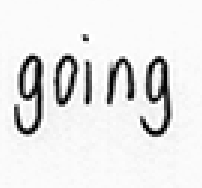
#> input picture backend/atest/4.png, 202 x 188 px, found by its file name
$ python flourish_extension_ratio.py
#> lines starting #> are read from the running program, lines starting #| are printed output that depends on the picture; after the words box and inside, x2 and y2 are one past the last pixel; in counts of white or black regions, pixels touching at a corner belong together
import cv2
import numpy as np
import matplotlib.pyplot as plt
from skimage.filters import threshold_otsu
from skimage.measure import label, regionprops
import base64
from io import BytesIO


class FlourishAnalyzer:
    def __init__(self, image_input, is_base64=True):
        """
        Initializes the FlourishAnalyzer with either a base64 encoded image or image path.

        Parameters:
            image_input (str): Either base64 encoded image string or image file path
            is_base64 (bool): If True, image_input is treated as base64 string, else as file path
        """
#> called with is_base64 = False
        if is_base64:
            # Decode base64 image
            img_data = base64.b64decode(image_input)
            nparr = np.frombuffer(img_data, np.uint8)
            self.img = cv2.imdecode(nparr, cv2.IMREAD_COLOR)
            if self.img is None:
                raise ValueError("Error: Could not decode base64 image")
        else:
            # Read image from file path
            self.img = cv2.imread(image_input)
#> self.img is the input picture: shape (188, 202, 3); min 0, max 255, mean 229.5
            if self.img is None:
                raise ValueError(f"Error: Could not read image at {image_input}")

        # Convert to grayscale if needed
        if len(self.img.shape) == 3 and self.img.shape[2] == 3:
            self.gray = cv2.cvtColor(self.img, cv2.COLOR_BGR2GRAY)
        else:
            self.gray = self.img.copy()

        # Binarize using Otsu thresholding
        thresh = threshold_otsu(self.gray)
#> thresh = 151
        binary = self.gray > thresh
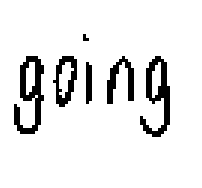
#> binary: shape (188, 202) bool; 90.8% white; 6 black regions, box (x1, y1, x2, y2) and area: (14, 56, 44, 134) 1071, (140, 56, 170, 137) 1008, (53, 56, 77, 107) 567, (107, 56, 134, 104) 567, (86, 62, 92, 104) 234, (83, 34, 89, 41) 30
        # Invert the binary image (to mimic MATLAB's inversion)
        self.binary = np.logical_not(binary)
#> self.binary: shape (188, 202) bool; 9.2% white; 6 white regions

    def _compute_metrics(self):
        # Label connected components and extract region properties
        labeled = label(self.binary)
        props = regionprops(labeled)
        if len(props) == 0:
            return {
                'flourish_ratio': 0,
                'width_ratio': 0,
                'height_ratio': 0,
                'core_area': 0,
                'complexity_ratio': 0,
                'vertical_proportion': 0
            }, None, None, None

        # Find the main letter body (largest connected component)
        main_component = max(props, key=lambda r: r.area)
        minr, minc, maxr, maxc = main_component.bbox
        core_width = maxc - minc
        core_height = maxr - minr
        core_area = main_component.area

        # Compute the overall bounding box (total extent)
        coords = np.column_stack(np.where(self.binary))
        if coords.size == 0:
            total_width = 0
            total_height = 0
            total_box = (0, 0, 0, 0)
        else:
            min_total = coords.min(axis=0)  # (row, col)
            max_total = coords.max(axis=0)
            total_height = max_total[0] - min_total[0]
            total_width = max_total[1] - min_total[1]
            # For drawing, convert to (x, y, width, height)
            total_box = (min_total[1], min_total[0], total_width, total_height)

        width_ratio = total_width / core_width if core_width else 0
        height_ratio = total_height / core_height if core_height else 0
        flourish_ratio = (width_ratio + height_ratio) / 2

        # Calculate contour complexity using perimeter-to-area ratio
        total_perimeter = sum(r.perimeter for r in props)
        total_area = sum(r.area for r in props)
        complexity_ratio = (total_perimeter ** 2 / total_area) if total_area > 0 else 0

        # Calculate vertical distribution metrics
        vertical_proj = np.sum(self.binary, axis=1)  # Sum along columns
        total_proj = np.sum(vertical_proj)
        if total_proj > 0:
            cum_dist = np.cumsum(vertical_proj) / total_proj
        else:
            cum_dist = np.zeros_like(vertical_proj)

        # Find indices corresponding to the 5th and 95th percentiles
        low_indices = np.where(cum_dist > 0.05)[0]
        high_indices = np.where(cum_dist < 0.95)[0]
        # Adjust indices to mimic MATLAB's 1-indexing in the original code
        low_quant = low_indices[0] + 1 if low_indices.size > 0 else 0
        high_quant = high_indices[-1] + 1 if high_indices.size > 0 else self.binary.shape[0]

        vertical_proportion = (self.binary.shape[0] - high_quant - low_quant) / self.binary.shape[0]

        metrics = {
            'flourish_ratio': flourish_ratio,
            'width_ratio': width_ratio,
            'height_ratio': height_ratio,
            'core_area': core_area,
            'complexity_ratio': complexity_ratio,
            'vertical_proportion': vertical_proportion
        }
        # For debugging, we return:
        # - vertical_proj: the horizontal projection of pixels
        # - main_box: bounding box for the main component in (x, y, width, height) format
        # - total_box: overall bounding box (x, y, width, height)
        main_box = (minc, minr, core_width, core_height)
        return metrics, vertical_proj, main_box, total_box

    def _generate_debug_plots(self, metrics, vertical_proj, main_box, total_box):
        # Unpack the main bounding box (x, y, width, height)
        x_main, y_main, width_main, height_main = main_box
        # Unpack the total bounding box (x, y, width, height)
        x_total, y_total, total_width, total_height = total_box

        plt.figure(figsize=(12, 8))

        # Subplot 1: Original Image
        plt.subplot(2, 3, 1)
        # Convert BGR to RGB if needed
        if len(self.img.shape) == 3 and self.img.shape[2] == 3:
            img_rgb = cv2.cvtColor(self.img, cv2.COLOR_BGR2RGB)
            plt.imshow(img_rgb)
        else:
            plt.imshow(self.img, cmap='gray')
        plt.title('Original Image')

        # Subplot 2: Binary Image
        plt.subplot(2, 3, 2)
        plt.imshow(self.binary, cmap='gray')
        plt.title('Binary Image')

        # Subplot 3: Bounding Boxes on Binary Image
        plt.subplot(2, 3, 3)
        plt.imshow(self.binary, cmap='gray')
        ax = plt.gca()
        # Draw main component bounding box in red
        rect_main = plt.Rectangle((x_main, y_main), width_main, height_main,
                                  edgecolor='r', facecolor='none', linewidth=2)
        ax.add_patch(rect_main)
        # Draw total bounding box in blue
        rect_total = plt.Rectangle((x_total, y_total), total_width, total_height,
                                   edgecolor='b', facecolor='none', linewidth=2)
        ax.add_patch(rect_total)
        plt.title('Bounding Boxes')

        # Subplot 4: Vertical Distribution
        plt.subplot(2, 3, 4)
        plt.plot(vertical_proj, np.arange(len(vertical_proj)))
        plt.title('Vertical Distribution')
        plt.xlabel('Pixel Count')
        plt.ylabel('Vertical Position')

        # Subplot 5 and 6 combined: Metrics Display
        plt.subplot(2, 3, (5, 6))
        plt.axis('off')
        text_str = (
            f"Flourish Ratio: {metrics['flourish_ratio']:.2f}\n"
            f"Width Ratio: {metrics['width_ratio']:.2f}\n"
            f"Height Ratio: {metrics['height_ratio']:.2f}\n"
            f"Core Area: {metrics['core_area']} pixels\n"
            f"Complexity Ratio: {metrics['complexity_ratio']:.2f}\n"
            f"Vertical Proportion: {metrics['vertical_proportion']:.2f}"
        )
        plt.text(0.1, 0.5, text_str, fontsize=12, transform=plt.gca().transAxes)
        plt.title('Metrics')

        plt.tight_layout()

        # Convert plot to base64
        buf = BytesIO()
        plt.savefig(buf, format='png', bbox_inches='tight')
        buf.seek(0)
        plot_base64 = base64.b64encode(buf.getvalue()).decode('utf-8')
        plt.close()

        return plot_base64

    def _preprocess_image(self):
        # Convert BGR to RGB if needed
        if len(self.img.shape) == 3 and self.img.shape[2] == 3:
            img_rgb = cv2.cvtColor(self.img, cv2.COLOR_BGR2RGB)
        else:
            img_rgb = self.img

        # Convert image to base64
        _, buffer = cv2.imencode('.png', img_rgb)
        preprocessed_image = base64.b64encode(buffer).decode('utf-8')
        return preprocessed_image

    def analyze(self, debug=False):
        """
        Analyzes the image to determine flourish characteristics by measuring
        extension ratios and complexity metrics.

        Parameters:
            debug (bool): If True, generates visualization plots.

        Returns:
            dict: Contains metrics and optional visualization graphs in base64 format
        """
        metrics, vertical_proj, main_box, total_box = self._compute_metrics()
#> in _compute_metrics, `labeled = label(self.binary)`:
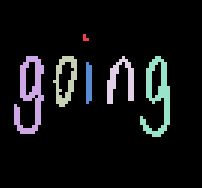
#> labeled: shape (188, 202) int32; 7 distinct labels, from 0 to 6; one colour per label, 0 black
#> in _compute_metrics, `props = regionprops(labeled)`: props = 6 regions; box (x1, y1, x2, y2) and area: (14, 56, 44, 134) 1071, (140, 56, 170, 137) 1008, (53, 56, 77, 107) 567, (107, 56, 134, 104) 567, (86, 62, 92, 104) 234, (83, 34, 89, 41) 30
#> in _compute_metrics, `minr, minc, maxr, maxc = main_component.bbox`: minr = 56; minc = 14; maxr = 134; maxc = 44
#> in _compute_metrics, `core_width = maxc - minc`: core_width = 30
#> in _compute_metrics, `core_height = maxr - minr`: core_height = 78
#> in _compute_metrics, `core_area = main_component.area`: core_area = 1071
#> in _compute_metrics, `coords = np.column_stack(np.where(self.binary))`: coords = 3477 pairs, first value 34 to 136, second value 14 to 169
#> in _compute_metrics, `min_total = coords.min(axis=0)`: min_total = [34, 14]
#> in _compute_metrics, `max_total = coords.max(axis=0)`: max_total = [136, 169]
#> in _compute_metrics, `total_height = max_total[0] - min_total[0]`: total_height = 102
#> in _compute_metrics, `total_width = max_total[1] - min_total[1]`: total_width = 155
#> in _compute_metrics, `total_box = (min_total[1], min_total[0], total_width, total_height)`: total_box = (14, 34, 155, 102)
#> in _compute_metrics, `width_ratio = total_width / core_width if core_width else 0`: width_ratio = 5.17
#> in _compute_metrics, `height_ratio = total_height / core_height if core_height else 0`: height_ratio = 1.31
#> in _compute_metrics, `flourish_ratio = (width_ratio + height_ratio) / 2`: flourish_ratio = 3.24
#> in _compute_metrics, `total_perimeter = sum(r.perimeter for r in props)`: total_perimeter = 1329.4
#> in _compute_metrics, `total_area = sum(r.area for r in props)`: total_area = 3477
#> in _compute_metrics, `complexity_ratio = (total_perimeter ** 2 / total_area) if total_area >..`: complexity_ratio = 508.3
#> in _compute_metrics, `vertical_proj = np.sum(self.binary, axis=1)`: vertical_proj = 188 values, max 72 at index 95, min 0 at index 0, mean 18.49
#> in _compute_metrics, `total_proj = np.sum(vertical_proj)`: total_proj = 3477
#> in _compute_metrics, `cum_dist = np.cumsum(vertical_proj) / total_proj`: cum_dist = 188 values from 0 to 1
#> in _compute_metrics, `low_indices = np.where(cum_dist > 0.05)[0]`: low_indices = 129 values from 59 to 187
#> in _compute_metrics, `high_indices = np.where(cum_dist < 0.95)[0]`: high_indices = 129 values from 0 to 128
#> in _compute_metrics, `low_quant = low_indices[0] + 1 if low_indices.size > 0 else 0`: low_quant = 60
#> in _compute_metrics, `high_quant = high_indices[-1] + 1 if high_indices.size > 0 else self.b..`: high_quant = 129
#> in _compute_metrics, `vertical_proportion = (self.binary.shape[0] - high_quant - low_quant) ..`: vertical_proportion = -0.00532
#> in _compute_metrics, `metrics = { 'flourish_ratio': flourish_ratio, 'width_ratio': width_rat..`: metrics = {'flourish_ratio': 3.24, 'width_ratio': 5.17, 'height_ratio': 1.31, 'core_area': 1071, 'complexity_ratio': 508.3, 'vertical_proportion': -0.00532}
#> in _compute_metrics, `main_box = (minc, minr, core_width, core_height)`: main_box = (14, 56, 30, 78)
#> main_box = (14, 56, 30, 78); total_box = (14, 34, 155, 102)

        result = {
            'metrics': metrics,
            'graphs': [],
            'preprocessed_image': self._preprocess_image()
        }

        if debug and vertical_proj is not None:
            plot_base64 = self._generate_debug_plots(metrics, vertical_proj, main_box, total_box)
#> in _generate_debug_plots, `x_main, y_main, width_main, height_main = main_box`: x_main = 14; y_main = 56; width_main = 30; height_main = 78
#> in _generate_debug_plots, `x_total, y_total, total_width, total_height = total_box`: x_total = 14; y_total = 34; total_width = 155; total_height = 102
#> in _generate_debug_plots, `plt.savefig(buf, format='png', bbox_inches='tight')`:
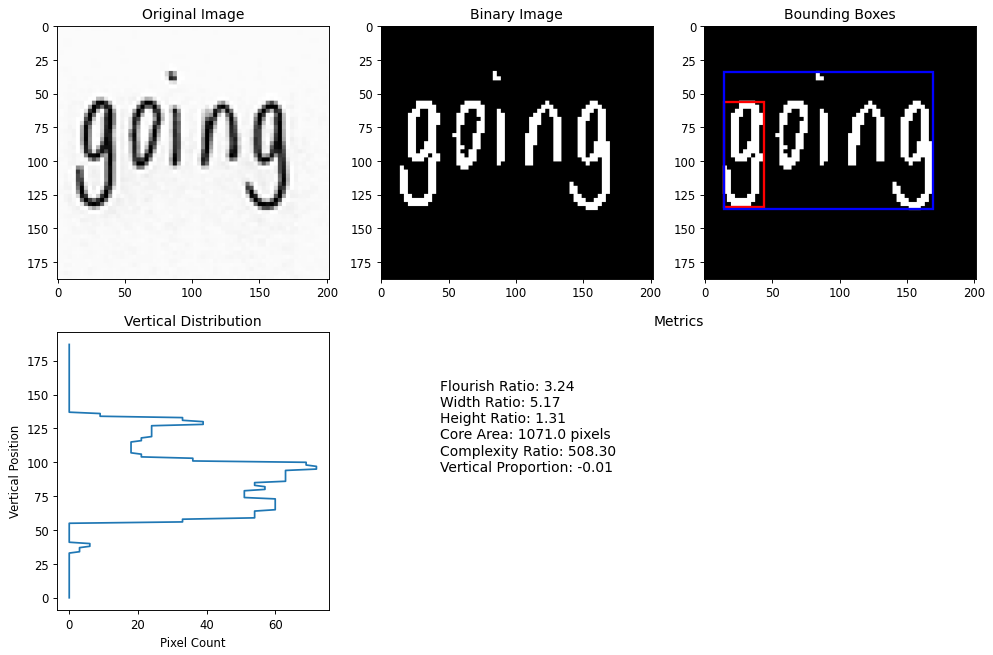
#> figure drawn by matplotlib, 4 panels
            result['graphs'].append(plot_base64)

        return result


# === Example Usage ===
if __name__ == "__main__":
    # Example with file path
    image_path = '/Users/jameswong/PycharmProjects/NoteMercy_Extension/backend/atest/4.png'
    analyzer = FlourishAnalyzer(image_path, is_base64=False)
    results = analyzer.analyze(debug=True)
#> results = 3 items
    print(results)
#> (printed output is left out)

$ run again, with backend/atest/2.png copied over backend/atest/4.png
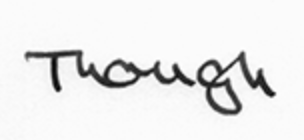
#> input picture backend/atest/2.png, 304 x 140 px, found by its file name
#> in __init__, self.img is the input picture: shape (140, 304, 3); min 3, max 255, mean 234.1
#> thresh = 162
#> binary: shape (140, 304) bool; 91.8% white; 2 black regions, box (x1, y1, x2, y2) and area: (25, 50, 196, 92) 1967, (197, 52, 276, 115) 1502
#> self.binary: shape (140, 304) bool; 8.2% white; 2 white regions
#> in _compute_metrics, `labeled = label(self.binary)`:
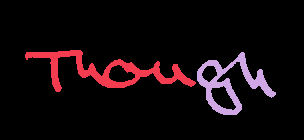
#> labeled: shape (140, 304) int32; 3 distinct labels, from 0 to 2; one colour per label, 0 black
#> props = 2 regions; box (x1, y1, x2, y2) and area: (25, 50, 196, 92) 1967, (197, 52, 276, 115) 1502
#> minr = 50; minc = 25; maxr = 92; maxc = 196
#> core_width = 171
#> core_height = 42
#> core_area = 1967
#> coords = 3469 pairs, first value 50 to 114, second value 25 to 275
#> min_total = [50, 25]
#> max_total = [114, 275]
#> in _compute_metrics, `total_height = max_total[0] - min_total[0]`: total_height = 64
#> in _compute_metrics, `total_width = max_total[1] - min_total[1]`: total_width = 250
#> in _compute_metrics, `total_box = (min_total[1], min_total[0], total_width, total_height)`: total_box = (25, 50, 250, 64)
#> width_ratio = 1.46
#> height_ratio = 1.52
#> flourish_ratio = 1.49
#> total_perimeter = 1133
#> total_area = 3469
#> complexity_ratio = 370.1
#> in _compute_metrics, `vertical_proj = np.sum(self.binary, axis=1)`: vertical_proj = 140 values, max 123 at index 82, min 0 at index 0, mean 24.78
#> total_proj = 3469
#> cum_dist = 140 values from 0 to 1
#> low_indices = 86 values from 54 to 139
#> high_indices = 106 values from 0 to 105
#> low_quant = 55
#> high_quant = 106
#> vertical_proportion = -0.15
#> in _compute_metrics, `metrics = { 'flourish_ratio': flourish_ratio, 'width_ratio': width_rat..`: metrics = {'flourish_ratio': 1.49, 'width_ratio': 1.46, 'height_ratio': 1.52, 'core_area': 1967, 'complexity_ratio': 370.1, 'vertical_proportion': -0.15}
#> in _compute_metrics, `main_box = (minc, minr, core_width, core_height)`: main_box = (25, 50, 171, 42)
#> in analyze, `metrics, vertical_proj, main_box, total_box = self._compute_metrics()`: total_box = (25, 50, 250, 64)
#> x_main = 25; y_main = 50; width_main = 171; height_main = 42
#> in _generate_debug_plots, `x_total, y_total, total_width, total_height = total_box`: x_total = 25; y_total = 50; total_width = 250; total_height = 64
#> in _generate_debug_plots, `plt.savefig(buf, format='png', bbox_inches='tight')`:
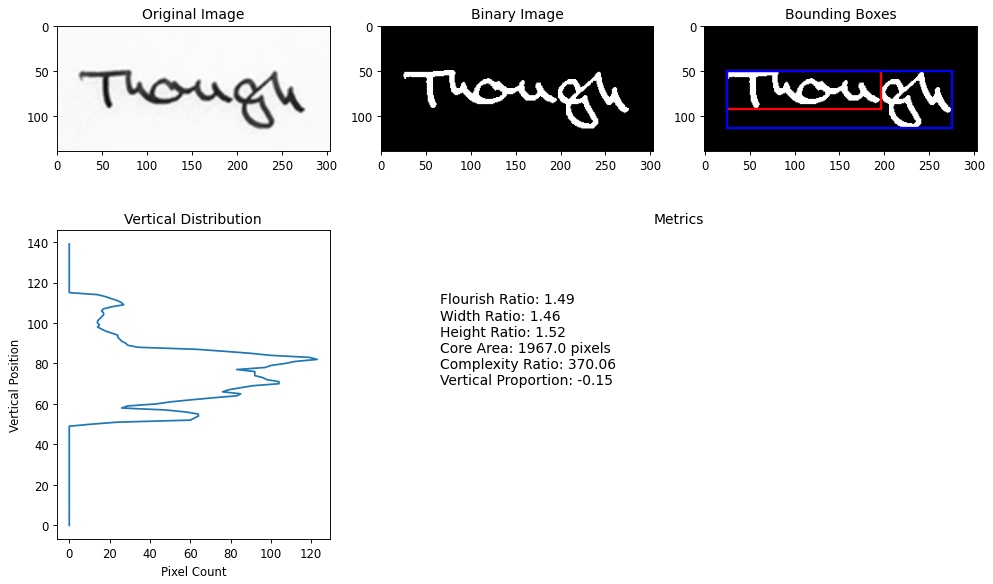
#> figure drawn by matplotlib, 4 panels
#> results = 3 items
#> (printed output is left out)
